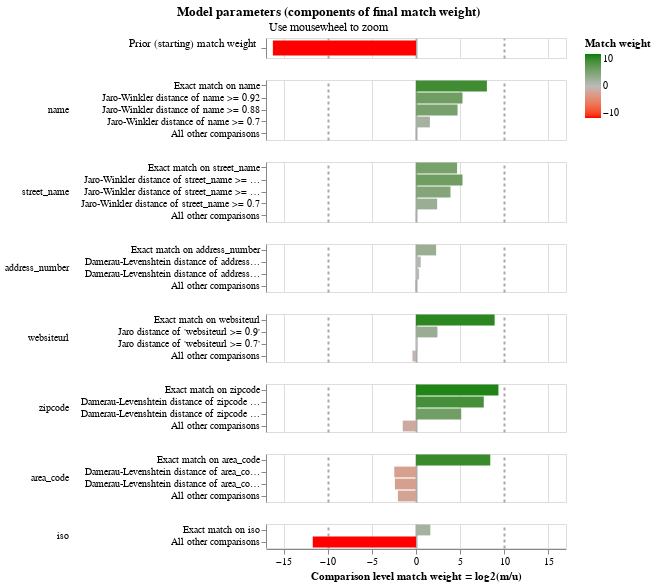

The code cell stored with this chart in its notebook:
### Code cell
linker.visualisations.match_weights_chart()

### Figure 1 — Vega-Lite specification as saved in the notebook (floating-point values rounded to 4 significant figures)
{"config": {"view": {"continuousWidth": 300, "continuousHeight": 300, "discreteHeight": 60, "discreteWidth": 400}, "header": {"title": null}, "mark": {"tooltip": null}, "title": {"anchor": "middle"}}, "vconcat": [{"mark": {"type": "bar", "clip": true, "height": 15}, "encoding": {"color": {"field": "log2_bayes_factor", "scale": {"domain": [-10, 0, 10], "interpolate": "lab", "range": ["red", "#bbbbbb", "green"]}, "title": "Match weight", "type": "quantitative"}, "tooltip": [{"field": "comparison_name", "title": "Comparison name", "type": "nominal"}, {"field": "probability_two_random_records_match", "format": ".4f", "title": "Probability two random records match", "type": "nominal"}, {"field": "log2_bayes_factor", "format": ",.4f", "title": "Equivalent match weight", "type": "quantitative"}, {"field": "bayes_factor_description", "title": "Match weight description", "type": "nominal"}], "x": {"axis": {"domain": false, "gridColor": {"condition": {"test": "abs(datum.value / 10)  <= 1 & datum.value % 10 === 0", "value": "#aaa"}, "value": "#ddd"}, "gridDash": {"condition": {"test": "abs(datum.value / 10) == 1", "value": [3]}, "value": null}, "gridWidth": {"condition": {"test": "abs(datum.value / 10)  <= 1 & datum.value % 10 === 0", "value": 2}, "value": 1}, "labels": false, "ticks": false, "title": ""}, "field": "log2_bayes_factor", "scale": {"domain": [-17, 17]}, "type": "quantitative"}, "y": {"axis": {"title": "Prior (starting) match weight", "titleAlign": "right", "titleAngle": 0, "titleFontWeight": "normal"}, "field": "label_for_charts", "sort": {"field": "comparison_vector_value", "order": "descending"}, "type": "nominal"}}, "height": 20, "transform": [{"filter": "(datum.comparison_name == 'probability_two_random_records_match')"}]}, {"mark": {"type": "bar", "clip": true}, "encoding": {"color": {"field": "log2_bayes_factor", "scale": {"domain": [-10, 0, 10], "interpolate": "lab", "range": ["red", "#bbbbbb", "green"]}, "title": "Match weight", "type": "quantitative"}, "row": {"field": "comparison_name", "header": {"labelAlign": "left", "labelAnchor": "middle", "labelAngle": 0}, "sort": {"field": "comparison_sort_order"}, "type": "nominal"}, "tooltip": [{"field": "comparison_name", "title": "Comparison name", "type": "nominal"}, {"field": "label_for_charts", "title": "Label", "type": "ordinal"}, {"field": "sql_condition", "title": "SQL condition", "type": "nominal"}, {"field": "m_probability", "format": ".10~g", "title": "M probability", "type": "quantitative"}, {"field": "u_probability", "format": ".10~g", "title": "U probability", "type": "quantitative"}, {"field": "bayes_factor", "format": ",.6f", "title": "Bayes factor = m/u", "type": "quantitative"}, {"field": "log2_bayes_factor", "format": ".4~g", "title": "Match weight = log2(m/u)", "type": "quantitative"}, {"field": "bayes_factor_description", "title": "Match weight description", "type": "nominal"}, {"field": "m_probability_description", "title": "m probability description", "type": "nominal"}, {"field": "u_probability_description", "title": "u probability description", "type": "nominal"}], "x": {"axis": {"gridColor": {"condition": {"test": "abs(datum.value / 10)  <= 1 & datum.value % 10 === 0", "value": "#aaa"}, "value": "#ddd"}, "gridDash": {"condition": {"test": "abs(datum.value / 10) == 1", "value": [3]}, "value": null}, "gridWidth": {"condition": {"test": "abs(datum.value / 10)  <= 1 & datum.value % 10 === 0", "value": 2}, "value": 1}, "title": "Comparison level match weight = log2(m/u)"}, "field": "log2_bayes_factor", "scale": {"domain": [-17, 17]}, "type": "quantitative"}, "y": {"axis": {"title": null}, "field": "label_for_charts", "sort": {"field": "comparison_vector_value", "order": "descending"}, "type": "nominal"}}, "height": {"step": 12}, "resolve": {"axis": {"y": "independent"}, "scale": {"y": "independent"}}, "transform": [{"filter": "(datum.comparison_name != 'probability_two_random_records_match')"}]}], "data": {"name": "data-459da4cf7e250038c84c1c3fd0d660c7"}, "params": [{"name": "mouse_zoom", "select": {"type": "interval", "encodings": ["x"]}, "bind": "scales", "views": []}], "resolve": {"axis": {"y": "independent"}, "scale": {"y": "independent"}}, "title": {"text": "Model parameters (components of final match weight)", "subtitle": "Use mousewheel to zoom"}, "$schema": "https://vega.github.io/schema/vega-lite/v5.9.3.json", "datasets": {"data-459da4cf7e250038c84c1c3fd0d660c7": [{"comparison_name": "probability_two_random_records_match", "sql_condition": null, "label_for_charts": "", "m_probability": null, "u_probability": null, "m_probability_description": null, "u_probability_description": null, "has_tf_adjustments": false, "tf_adjustment_column": null, "tf_adjustment_weight": null, "is_null_level": false, "bayes_factor": 1.31e-05, "log2_bayes_factor": -16.22, "comparison_vector_value": 0, "max_comparison_vector_value": 0, "bayes_factor_description": "The probability that two random records drawn at random match is 0.000 or one in  76,344.0 records.This is equivalent to a starting match weight of -16.220.", "probability_two_random_records_match": 1.31e-05, "comparison_sort_order": -1}, {"comparison_name": "name", "sql_condition": "\"name_l\" = \"name_r\"", "label_for_charts": "Exact match on name", "m_probability": 0.001485, "u_probability": 5.657e-06, "m_probability_description": "Amongst matching record comparisons, 0.1485% of records (i.e. one in 673) are in the exact match on name comparison level", "u_probability_description": "Amongst non-matching record comparisons, 0.0005657% of records (i.e. one in 176,774) are in the exact match on name comparison level", "has_tf_adjustments": false, "tf_adjustment_column": null, "tf_adjustment_weight": 1.0, "is_null_level": false, "bayes_factor": 262.6, "log2_bayes_factor": 8.036, "comparison_vector_value": 4, "max_comparison_vector_value": 4, "bayes_factor_description": "If comparison level is `exact match on name` then comparison is 263 times more likely to be a match", "probability_two_random_records_match": 1.31e-05, "comparison_sort_order": 0}, {"comparison_name": "name", "sql_condition": "jaro_winkler_similarity(\"name_l\", \"name_r\") >= 0.92", "label_for_charts": "Jaro-Winkler distance of name >= 0.92", "m_probability": 0.001129, "u_probability": 2.932e-05, "m_probability_description": "Amongst matching record comparisons, 0.1129% of records (i.e. one in 886) are in the jaro-winkler distance of name >= 0.92 comparison level", "u_probability_description": "Amongst non-matching record comparisons, 0.002932% of records (i.e. one in 34,111) are in the jaro-winkler distance of name >= 0.92 comparison level", "has_tf_adjustments": false, "tf_adjustment_column": null, "tf_adjustment_weight": 1.0, "is_null_level": false, "bayes_factor": 38.52, "log2_bayes_factor": 5.268, "comparison_vector_value": 3, "max_comparison_vector_value": 4, "bayes_factor_description": "If comparison level is `jaro-winkler distance of name >= 0.92` then comparison is 38.52 times more likely to be a match", "probability_two_random_records_match": 1.31e-05, "comparison_sort_order": 0}, {"comparison_name": "name", "sql_condition": "jaro_winkler_similarity(\"name_l\", \"name_r\") >= 0.88", "label_for_charts": "Jaro-Winkler distance of name >= 0.88", "m_probability": 0.004221, "u_probability": 0.0001612, "m_probability_description": "Amongst matching record comparisons, 0.4221% of records (i.e. one in 237) are in the jaro-winkler distance of name >= 0.88 comparison level", "u_probability_description": "Amongst non-matching record comparisons, 0.01612% of records (i.e. one in 6,205) are in the jaro-winkler distance of name >= 0.88 comparison level", "has_tf_adjustments": false, "tf_adjustment_column": null, "tf_adjustment_weight": 1.0, "is_null_level": false, "bayes_factor": 26.19, "log2_bayes_factor": 4.711, "comparison_vector_value": 2, "max_comparison_vector_value": 4, "bayes_factor_description": "If comparison level is `jaro-winkler distance of name >= 0.88` then comparison is 26.19 times more likely to be a match", "probability_two_random_records_match": 1.31e-05, "comparison_sort_order": 0}, {"comparison_name": "name", "sql_condition": "jaro_winkler_similarity(\"name_l\", \"name_r\") >= 0.7", "label_for_charts": "Jaro-Winkler distance of name >= 0.7", "m_probability": 0.03109, "u_probability": 0.01043, "m_probability_description": "Amongst matching record comparisons, 3.109% of records (i.e. one in 32.17) are in the jaro-winkler distance of name >= 0.7 comparison level", "u_probability_description": "Amongst non-matching record comparisons, 1.043% of records (i.e. one in 95.91) are in the jaro-winkler distance of name >= 0.7 comparison level", "has_tf_adjustments": false, "tf_adjustment_column": null, "tf_adjustment_weight": 1.0, "is_null_level": false, "bayes_factor": 2.982, "log2_bayes_factor": 1.576, "comparison_vector_value": 1, "max_comparison_vector_value": 4, "bayes_factor_description": "If comparison level is `jaro-winkler distance of name >= 0.7` then comparison is 2.982 times more likely to be a match", "probability_two_random_records_match": 1.31e-05, "comparison_sort_order": 0}, {"comparison_name": "name", "sql_condition": "ELSE", "label_for_charts": "All other comparisons", "m_probability": 0.9621, "u_probability": 0.9894, "m_probability_description": "Amongst matching record comparisons, 96.21% of records (i.e. one in 1.039) are in the all other comparisons comparison level", "u_probability_description": "Amongst non-matching record comparisons, 98.94% of records (i.e. one in 1.011) are in the all other comparisons comparison level", "has_tf_adjustments": false, "tf_adjustment_column": null, "tf_adjustment_weight": 1.0, "is_null_level": false, "bayes_factor": 0.9724, "log2_bayes_factor": -0.04037, "comparison_vector_value": 0, "max_comparison_vector_value": 4, "bayes_factor_description": "If comparison level is `all other comparisons` then comparison is 1.028 times less likely to be a match", "probability_two_random_records_match": 1.31e-05, "comparison_sort_order": 0}, {"comparison_name": "street_name", "sql_condition": "\"street_name_l\" = \"street_name_r\"", "label_for_charts": "Exact match on street_name", "m_probability": 0.00338, "u_probability": 0.0001341, "m_probability_description": "Amongst matching record comparisons, 0.338% of records (i.e. one in 296) are in the exact match on street_name comparison level", "u_probability_description": "Amongst non-matching record comparisons, 0.01341% of records (i.e. one in 7,455) are in the exact match on street_name comparison level", "has_tf_adjustments": false, "tf_adjustment_column": null, "tf_adjustment_weight": 1.0, "is_null_level": false, "bayes_factor": 25.2, "log2_bayes_factor": 4.655, "comparison_vector_value": 4, "max_comparison_vector_value": 4, "bayes_factor_description": "If comparison level is `exact match on street_name` then comparison is 25.2 times more likely to be a match", "probability_two_random_records_match": 1.31e-05, "comparison_sort_order": 1}, {"comparison_name": "street_name", "sql_condition": "jaro_winkler_similarity(\"street_name_l\", \"street_name_r\") >= 0.92", "label_for_charts": "Jaro-Winkler distance of street_name >= 0.92", "m_probability": 0.006489, "u_probability": 0.0001682, "m_probability_description": "Amongst matching record comparisons, 0.6489% of records (i.e. one in 154) are in the jaro-winkler distance of street_name >= 0.92 comparison level", "u_probability_description": "Amongst non-matching record comparisons, 0.01682% of records (i.e. one in 5,944) are in the jaro-winkler distance of street_name >= 0.92 comparison level", "has_tf_adjustments": false, "tf_adjustment_column": null, "tf_adjustment_weight": 1.0, "is_null_level": false, "bayes_factor": 38.57, "log2_bayes_factor": 5.269, "comparison_vector_value": 3, "max_comparison_vector_value": 4, "bayes_factor_description": "If comparison level is `jaro-winkler distance of street_name >= 0.92` then comparison is 38.57 times more likely to be a match", "probability_two_random_records_match": 1.31e-05, "comparison_sort_order": 1}, {"comparison_name": "street_name", "sql_condition": "jaro_winkler_similarity(\"street_name_l\", \"street_name_r\") >= 0.88", "label_for_charts": "Jaro-Winkler distance of street_name >= 0.88", "m_probability": 0.00472, "u_probability": 0.0003146, "m_probability_description": "Amongst matching record comparisons, 0.472% of records (i.e. one in 212) are in the jaro-winkler distance of street_name >= 0.88 comparison level", "u_probability_description": "Amongst non-matching record comparisons, 0.03146% of records (i.e. one in 3,179) are in the jaro-winkler distance of street_name >= 0.88 comparison level", "has_tf_adjustments": false, "tf_adjustment_column": null, "tf_adjustment_weight": 1.0, "is_null_level": false, "bayes_factor": 15.0, "log2_bayes_factor": 3.907, "comparison_vector_value": 2, "max_comparison_vector_value": 4, "bayes_factor_description": "If comparison level is `jaro-winkler distance of street_name >= 0.88` then comparison is 15 times more likely to be a match", "probability_two_random_records_match": 1.31e-05, "comparison_sort_order": 1}, {"comparison_name": "street_name", "sql_condition": "jaro_winkler_similarity(\"street_name_l\", \"street_name_r\") >= 0.7", "label_for_charts": "Jaro-Winkler distance of street_name >= 0.7", "m_probability": 0.0195, "u_probability": 0.003706, "m_probability_description": "Amongst matching record comparisons, 1.95% of records (i.e. one in 51.28) are in the jaro-winkler distance of street_name >= 0.7 comparison level", "u_probability_description": "Amongst non-matching record comparisons, 0.3706% of records (i.e. one in 270) are in the jaro-winkler distance of street_name >= 0.7 comparison level", "has_tf_adjustments": false, "tf_adjustment_column": null, "tf_adjustment_weight": 1.0, "is_null_level": false, "bayes_factor": 5.262, "log2_bayes_factor": 2.396, "comparison_vector_value": 1, "max_comparison_vector_value": 4, "bayes_factor_description": "If comparison level is `jaro-winkler distance of street_name >= 0.7` then comparison is 5.262 times more likely to be a match", "probability_two_random_records_match": 1.31e-05, "comparison_sort_order": 1}, {"comparison_name": "street_name", "sql_condition": "ELSE", "label_for_charts": "All other comparisons", "m_probability": 0.9659, "u_probability": 0.9957, "m_probability_description": "Amongst matching record comparisons, 96.59% of records (i.e. one in 1.035) are in the all other comparisons comparison level", "u_probability_description": "Amongst non-matching record comparisons, 99.57% of records (i.e. one in 1.004) are in the all other comparisons comparison level", "has_tf_adjustments": false, "tf_adjustment_column": null, "tf_adjustment_weight": 1.0, "is_null_level": false, "bayes_factor": 0.9701, "log2_bayes_factor": -0.04379, "comparison_vector_value": 0, "max_comparison_vector_value": 4, "bayes_factor_description": "If comparison level is `all other comparisons` then comparison is 1.031 times less likely to be a match", "probability_two_random_records_match": 1.31e-05, "comparison_sort_order": 1}, {"comparison_name": "address_number", "sql_condition": "\"address_number_l\" = \"address_number_r\"", "label_for_charts": "Exact match on address_number", "m_probability": 0.005535, "u_probability": 0.001138, "m_probability_description": "Amongst matching record comparisons, 0.5535% of records (i.e. one in 181) are in the exact match on address_number comparison level", "u_probability_description": "Amongst non-matching record comparisons, 0.1138% of records (i.e. one in 878) are in the exact match on address_number comparison level", "has_tf_adjustments": false, "tf_adjustment_column": null, "tf_adjustment_weight": 1.0, "is_null_level": false, "bayes_factor": 4.862, "log2_bayes_factor": 2.282, "comparison_vector_value": 3, "max_comparison_vector_value": 3, "bayes_factor_description": "If comparison level is `exact match on address_number` then comparison is 4.862 times more likely to be a match", "probability_two_random_records_match": 1.31e-05, "comparison_sort_order": 2}, {"comparison_name": "address_number", "sql_condition": "damerau_levenshtein(\"address_number_l\", \"address_number_r\") <= 1", "label_for_charts": "Damerau-Levenshtein distance of address_number <= 1", "m_probability": 0.03323, "u_probability": 0.0229, "m_probability_description": "Amongst matching record comparisons, 3.323% of records (i.e. one in 30.09) are in the damerau-levenshtein distance of address_number <= 1 comparison level", "u_probability_description": "Amongst non-matching record comparisons, 2.29% of records (i.e. one in 43.66) are in the damerau-levenshtein distance of address_number <= 1 comparison level", "has_tf_adjustments": false, "tf_adjustment_column": null, "tf_adjustment_weight": 1.0, "is_null_level": false, "bayes_factor": 1.451, "log2_bayes_factor": 0.5371, "comparison_vector_value": 2, "max_comparison_vector_value": 3, "bayes_factor_description": "If comparison level is `damerau-levenshtein distance of address_number <= 1` then comparison is 1.451 times more likely to be a match", "probability_two_random_records_match": 1.31e-05, "comparison_sort_order": 2}, {"comparison_name": "address_number", "sql_condition": "damerau_levenshtein(\"address_number_l\", \"address_number_r\") <= 2", "label_for_charts": "Damerau-Levenshtein distance of address_number <= 2", "m_probability": 0.1994, "u_probability": 0.1569, "m_probability_description": "Amongst matching record comparisons, 19.94% of records (i.e. one in 5.014) are in the damerau-levenshtein distance of address_number <= 2 comparison level", "u_probability_description": "Amongst non-matching record comparisons, 15.69% of records (i.e. one in 6.374) are in the damerau-levenshtein distance of address_number <= 2 comparison level", "has_tf_adjustments": false, "tf_adjustment_column": null, "tf_adjustment_weight": 1.0, "is_null_level": false, "bayes_factor": 1.271, "log2_bayes_factor": 0.3462, "comparison_vector_value": 1, "max_comparison_vector_value": 3, "bayes_factor_description": "If comparison level is `damerau-levenshtein distance of address_number <= 2` then comparison is 1.271 times more likely to be a match", "probability_two_random_records_match": 1.31e-05, "comparison_sort_order": 2}, {"comparison_name": "address_number", "sql_condition": "ELSE", "label_for_charts": "All other comparisons", "m_probability": 0.7618, "u_probability": 0.8191, "m_probability_description": "Amongst matching record comparisons, 76.18% of records (i.e. one in 1.313) are in the all other comparisons comparison level", "u_probability_description": "Amongst non-matching record comparisons, 81.91% of records (i.e. one in 1.221) are in the all other comparisons comparison level", "has_tf_adjustments": false, "tf_adjustment_column": null, "tf_adjustment_weight": 1.0, "is_null_level": false, "bayes_factor": 0.9301, "log2_bayes_factor": -0.1046, "comparison_vector_value": 0, "max_comparison_vector_value": 3, "bayes_factor_description": "If comparison level is `all other comparisons` then comparison is 1.075 times less likely to be a match", "probability_two_random_records_match": 1.31e-05, "comparison_sort_order": 2}, {"comparison_name": "websiteurl", "sql_condition": "\"websiteurl_l\" = \"websiteurl_r\"", "label_for_charts": "Exact match on websiteurl", "m_probability": 0.003746, "u_probability": 7.773e-06, "m_probability_description": "Amongst matching record comparisons, 0.3746% of records (i.e. one in 267) are in the exact match on websiteurl comparison level", "u_probability_description": "Amongst non-matching record comparisons, 0.0007773% of records (i.e. one in 128,658) are in the exact match on websiteurl comparison level", "has_tf_adjustments": false, "tf_adjustment_column": null, "tf_adjustment_weight": 1.0, "is_null_level": false, "bayes_factor": 481.9, "log2_bayes_factor": 8.913, "comparison_vector_value": 3, "max_comparison_vector_value": 3, "bayes_factor_description": "If comparison level is `exact match on websiteurl` then comparison is 482 times more likely to be a match", "probability_two_random_records_match": 1.31e-05, "comparison_sort_order": 3}, {"comparison_name": "websiteurl", "sql_condition": "jaro_similarity(\"websiteurl_l\", \"websiteurl_r\") >= 0.9", "label_for_charts": "Jaro distance of 'websiteurl >= 0.9'", "m_probability": 0.002877, "u_probability": 0.0005328, "m_probability_description": "Amongst matching record comparisons, 0.2877% of records (i.e. one in 348) are in the jaro distance of 'websiteurl >= 0.9' comparison level", "u_probability_description": "Amongst non-matching record comparisons, 0.05328% of records (i.e. one in 1,877) are in the jaro distance of 'websiteurl >= 0.9' comparison level", "has_tf_adjustments": false, "tf_adjustment_column": null, "tf_adjustment_weight": 1.0, "is_null_level": false, "bayes_factor": 5.399, "log2_bayes_factor": 2.433, "comparison_vector_value": 2, "max_comparison_vector_value": 3, "bayes_factor_description": "If comparison level is `jaro distance of 'websiteurl >= 0.9'` then comparison is 5.399 times more likely to be a match", "probability_two_random_records_match": 1.31e-05, "comparison_sort_order": 3}, {"comparison_name": "websiteurl", "sql_condition": "jaro_similarity(\"websiteurl_l\", \"websiteurl_r\") >= 0.7", "label_for_charts": "Jaro distance of 'websiteurl >= 0.7'", "m_probability": 0.6275, "u_probability": 0.5558, "m_probability_description": "Amongst matching record comparisons, 62.75% of records (i.e. one in 1.594) are in the jaro distance of 'websiteurl >= 0.7' comparison level", "u_probability_description": "Amongst non-matching record comparisons, 55.58% of records (i.e. one in 1.799) are in the jaro distance of 'websiteurl >= 0.7' comparison level", "has_tf_adjustments": false, "tf_adjustment_column": null, "tf_adjustment_weight": 1.0, "is_null_level": false, "bayes_factor": 1.129, "log2_bayes_factor": 0.1751, "comparison_vector_value": 1, "max_comparison_vector_value": 3, "bayes_factor_description": "If comparison level is `jaro distance of 'websiteurl >= 0.7'` then comparison is 1.129 times more likely to be a match", "probability_two_random_records_match": 1.31e-05, "comparison_sort_order": 3}, {"comparison_name": "websiteurl", "sql_condition": "ELSE", "label_for_charts": "All other comparisons", "m_probability": 0.3351, "u_probability": 0.4437, "m_probability_description": "Amongst matching record comparisons, 33.51% of records (i.e. one in 2.984) are in the all other comparisons comparison level", "u_probability_description": "Amongst non-matching record comparisons, 44.37% of records (i.e. one in 2.254) are in the all other comparisons comparison level", "has_tf_adjustments": false, "tf_adjustment_column": null, "tf_adjustment_weight": 1.0, "is_null_level": false, "bayes_factor": 0.7552, "log2_bayes_factor": -0.405, "comparison_vector_value": 0, "max_comparison_vector_value": 3, "bayes_factor_description": "If comparison level is `all other comparisons` then comparison is 1.324 times less likely to be a match", "probability_two_random_records_match": 1.31e-05, "comparison_sort_order": 3}, {"comparison_name": "zipcode", "sql_condition": "\"zipcode_l\" = \"zipcode_r\"", "label_for_charts": "Exact match on zipcode", "m_probability": 0.04816, "u_probability": 7.428e-05, "m_probability_description": "Amongst matching record comparisons, 4.816% of records (i.e. one in 20.76) are in the exact match on zipcode comparison level", "u_probability_description": "Amongst non-matching record comparisons, 0.007428% of records (i.e. one in 13,462) are in the exact match on zipcode comparison level", "has_tf_adjustments": true, "tf_adjustment_column": "zipcode", "tf_adjustment_weight": 1.0, "is_null_level": false, "bayes_factor": 648.4, "log2_bayes_factor": 9.341, "comparison_vector_value": 3, "max_comparison_vector_value": 3, "bayes_factor_description": "If comparison level is `exact match on zipcode` then comparison is 648 times more likely to be a match", "probability_two_random_records_match": 1.31e-05, "comparison_sort_order": 4}, {"comparison_name": "zipcode", "sql_condition": "damerau_levenshtein(\"zipcode_l\", \"zipcode_r\") <= 1", "label_for_charts": "Damerau-Levenshtein distance of zipcode <= 1", "m_probability": 0.185, "u_probability": 0.0009018, "m_probability_description": "Amongst matching record comparisons, 18.5% of records (i.e. one in 5.406) are in the damerau-levenshtein distance of zipcode <= 1 comparison level", "u_probability_description": "Amongst non-matching record comparisons, 0.09018% of records (i.e. one in 1,109) are in the damerau-levenshtein distance of zipcode <= 1 comparison level", "has_tf_adjustments": false, "tf_adjustment_column": null, "tf_adjustment_weight": 1.0, "is_null_level": false, "bayes_factor": 205.1, "log2_bayes_factor": 7.68, "comparison_vector_value": 2, "max_comparison_vector_value": 3, "bayes_factor_description": "If comparison level is `damerau-levenshtein distance of zipcode <= 1` then comparison is 205 times more likely to be a match", "probability_two_random_records_match": 1.31e-05, "comparison_sort_order": 4}, {"comparison_name": "zipcode", "sql_condition": "damerau_levenshtein(\"zipcode_l\", \"zipcode_r\") <= 2", "label_for_charts": "Damerau-Levenshtein distance of zipcode <= 2", "m_probability": 0.4184, "u_probability": 0.012, "m_probability_description": "Amongst matching record comparisons, 41.84% of records (i.e. one in 2.39) are in the damerau-levenshtein distance of zipcode <= 2 comparison level", "u_probability_description": "Amongst non-matching record comparisons, 1.2% of records (i.e. one in 83.37) are in the damerau-levenshtein distance of zipcode <= 2 comparison level", "has_tf_adjustments": false, "tf_adjustment_column": null, "tf_adjustment_weight": 1.0, "is_null_level": false, "bayes_factor": 34.88, "log2_bayes_factor": 5.124, "comparison_vector_value": 1, "max_comparison_vector_value": 3, "bayes_factor_description": "If comparison level is `damerau-levenshtein distance of zipcode <= 2` then comparison is 34.88 times more likely to be a match", "probability_two_random_records_match": 1.31e-05, "comparison_sort_order": 4}, {"comparison_name": "zipcode", "sql_condition": "ELSE", "label_for_charts": "All other comparisons", "m_probability": 0.3485, "u_probability": 0.987, "m_probability_description": "Amongst matching record comparisons, 34.85% of records (i.e. one in 2.869) are in the all other comparisons comparison level", "u_probability_description": "Amongst non-matching record comparisons, 98.7% of records (i.e. one in 1.013) are in the all other comparisons comparison level", "has_tf_adjustments": false, "tf_adjustment_column": null, "tf_adjustment_weight": 1.0, "is_null_level": false, "bayes_factor": 0.3531, "log2_bayes_factor": -1.502, "comparison_vector_value": 0, "max_comparison_vector_value": 3, "bayes_factor_description": "If comparison level is `all other comparisons` then comparison is 2.832 times less likely to be a match", "probability_two_random_records_match": 1.31e-05, "comparison_sort_order": 4}, {"comparison_name": "area_code", "sql_condition": "\"area_code_l\" = \"area_code_r\"", "label_for_charts": "Exact match on area_code", "m_probability": 0.7784, "u_probability": 0.002275, "m_probability_description": "Amongst matching record comparisons, 77.84% of records (i.e. one in 1.285) are in the exact match on area_code comparison level", "u_probability_description": "Amongst non-matching record comparisons, 0.2275% of records (i.e. one in 440) are in the exact match on area_code comparison level", "has_tf_adjustments": true, "tf_adjustment_column": "area_code", "tf_adjustment_weight": 1.0, "is_null_level": false, "bayes_factor": 342.2, "log2_bayes_factor": 8.418, "comparison_vector_value": 3, "max_comparison_vector_value": 3, "bayes_factor_description": "If comparison level is `exact match on area_code` then comparison is 342 times more likely to be a match", "probability_two_random_records_match": 1.31e-05, "comparison_sort_order": 5}, {"comparison_name": "area_code", "sql_condition": "damerau_levenshtein(\"area_code_l\", \"area_code_r\") <= 1", "label_for_charts": "Damerau-Levenshtein distance of area_code <= 1", "m_probability": 0.007717, "u_probability": 0.04249, "m_probability_description": "Amongst matching record comparisons, 0.7717% of records (i.e. one in 130) are in the damerau-levenshtein distance of area_code <= 1 comparison level", "u_probability_description": "Amongst non-matching record comparisons, 4.249% of records (i.e. one in 23.54) are in the damerau-levenshtein distance of area_code <= 1 comparison level", "has_tf_adjustments": false, "tf_adjustment_column": null, "tf_adjustment_weight": 1.0, "is_null_level": false, "bayes_factor": 0.1816, "log2_bayes_factor": -2.461, "comparison_vector_value": 2, "max_comparison_vector_value": 3, "bayes_factor_description": "If comparison level is `damerau-levenshtein distance of area_code <= 1` then comparison is 5.505 times less likely to be a match", "probability_two_random_records_match": 1.31e-05, "comparison_sort_order": 5}, {"comparison_name": "area_code", "sql_condition": "damerau_levenshtein(\"area_code_l\", \"area_code_r\") <= 2", "label_for_charts": "Damerau-Levenshtein distance of area_code <= 2", "m_probability": 0.06288, "u_probability": 0.3301, "m_probability_description": "Amongst matching record comparisons, 6.288% of records (i.e. one in 15.9) are in the damerau-levenshtein distance of area_code <= 2 comparison level", "u_probability_description": "Amongst non-matching record comparisons, 33.01% of records (i.e. one in 3.029) are in the damerau-levenshtein distance of area_code <= 2 comparison level", "has_tf_adjustments": false, "tf_adjustment_column": null, "tf_adjustment_weight": 1.0, "is_null_level": false, "bayes_factor": 0.1905, "log2_bayes_factor": -2.392, "comparison_vector_value": 1, "max_comparison_vector_value": 3, "bayes_factor_description": "If comparison level is `damerau-levenshtein distance of area_code <= 2` then comparison is 5.25 times less likely to be a match", "probability_two_random_records_match": 1.31e-05, "comparison_sort_order": 5}, {"comparison_name": "area_code", "sql_condition": "ELSE", "label_for_charts": "All other comparisons", "m_probability": 0.151, "u_probability": 0.6251, "m_probability_description": "Amongst matching record comparisons, 15.1% of records (i.e. one in 6.623) are in the all other comparisons comparison level", "u_probability_description": "Amongst non-matching record comparisons, 62.51% of records (i.e. one in 1.6) are in the all other comparisons comparison level", "has_tf_adjustments": false, "tf_adjustment_column": null, "tf_adjustment_weight": 1.0, "is_null_level": false, "bayes_factor": 0.2415, "log2_bayes_factor": -2.05, "comparison_vector_value": 0, "max_comparison_vector_value": 3, "bayes_factor_description": "If comparison level is `all other comparisons` then comparison is 4.14 times less likely to be a match", "probability_two_random_records_match": 1.31e-05, "comparison_sort_order": 5}, {"comparison_name": "iso", "sql_condition": "\"iso_l\" = \"iso_r\"", "label_for_charts": "Exact match on iso", "m_probability": 0.9998, "u_probability": 0.324, "m_probability_description": "Amongst matching record comparisons, 99.98% of records (i.e. one in 1) are in the exact match on iso comparison level", "u_probability_description": "Amongst non-matching record comparisons, 32.4% of records (i.e. one in 3.087) are in the exact match on iso comparison level", "has_tf_adjustments": true, "tf_adjustment_column": "iso", "tf_adjustment_weight": 1.0, "is_null_level": false, "bayes_factor": 3.086, "log2_bayes_factor": 1.626, "comparison_vector_value": 1, "max_comparison_vector_value": 1, "bayes_factor_description": "If comparison level is `exact match on iso` then comparison is 3.086 times more likely to be a match", "probability_two_random_records_match": 1.31e-05, "comparison_sort_order": 6}, {"comparison_name": "iso", "sql_condition": "ELSE", "label_for_charts": "All other comparisons", "m_probability": 0.0002031, "u_probability": 0.676, "m_probability_description": "Amongst matching record comparisons, 0.02031% of records (i.e. one in 4,925) are in the all other comparisons comparison level", "u_probability_description": "Amongst non-matching record comparisons, 67.6% of records (i.e. one in 1.479) are in the all other comparisons comparison level", "has_tf_adjustments": false, "tf_adjustment_column": null, "tf_adjustment_weight": 1.0, "is_null_level": false, "bayes_factor": 0.0003004, "log2_bayes_factor": -11.7, "comparison_vector_value": 0, "max_comparison_vector_value": 1, "bayes_factor_description": "If comparison level is `all other comparisons` then comparison is 3,329 times less likely to be a match", "probability_two_random_records_match": 1.31e-05, "comparison_sort_order": 6}]}}
